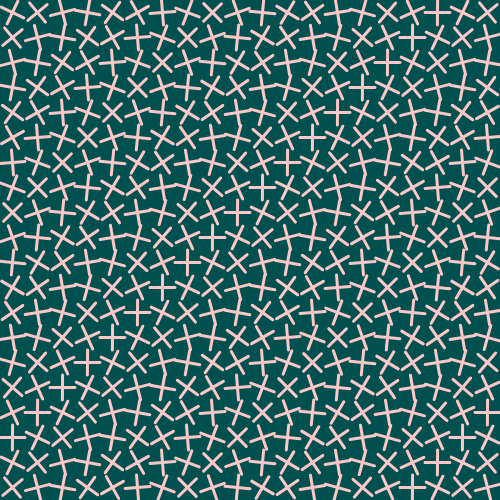
Frame 1 (no input)
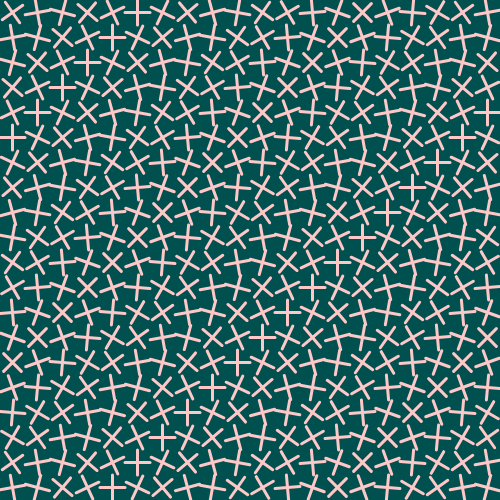
Frame 60 (no input)
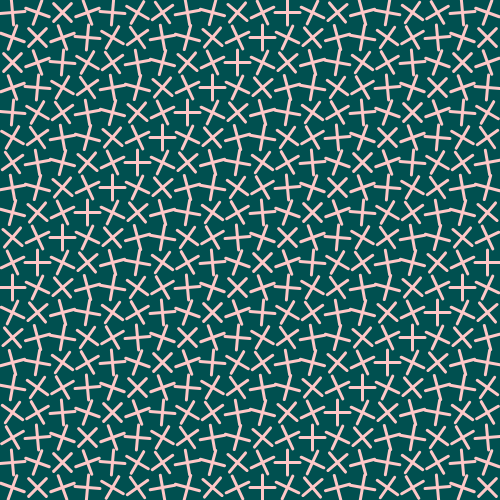
Frame 120 (the mouse pressed at the canvas centre since frame 60)

The p5.js sketch that drew these frames (run headless with seeded random() and noise() and a simulated clock; from frame 60 on, the mouse is pressed at the canvas centre):

// p5.js sketch
// ── sketch.js
var columns = 20;
var rows = 20;
var cellW, cellH;
function setup(){
    createCanvas(500,500);
    //calculate width and height for each cell
    cellW = width / columns;
    cellH = height / rows;
    angleMode(DEGREES);
    strokeWeight(3);
    stroke(255,200,200);
}
function draw(){
    background(0,80,80);
    //nested loop
    for(var i = 0; i < columns; i++){
        for(var j = 0; j < rows; j++){
            push();
                //calculate coordinates
                var x = i * cellW + cellW/2;
                var y = j * cellH + cellH/2;
                //translate to the center of cell
                translate(x,y);
                //rotate with x and y
                rotate(frameCount/2+x+y);
                //draw two lines across the cell
                line(-cellW/2,0,cellW/2,0);
                line(0,-cellW/2,0,cellW/2);
            pop();
        }
    }
}

//Think how to use the values of x and y for the rotation: Every cell should have a slightly larger rotation than the previous cell.
//In stead of lines, try drawing a circle in each cell.
//Think, where to draw the circle if you want it to rotate inside the cell: Look at the coordinates of the line for example.
